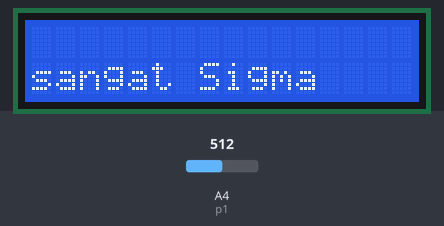
The sketch below on a simulated Arduino Uno, built with avr-gcc and run on an emulated ATmega328P. On the bench: 16×2 character LCD. The inputs (shaded band) are chosen by the test bench; at power-on: A4 (p1) = 512. What the sketch prints to the serial monitor is not drawn.

Above: at 1.2 s.
1.3 s: A4 (p1) set to 490
At 2.8 s:
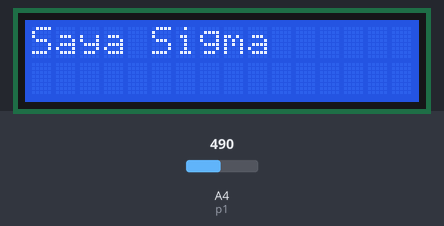
5.4 s: A4 (p1) set to 900
At 6.9 s:
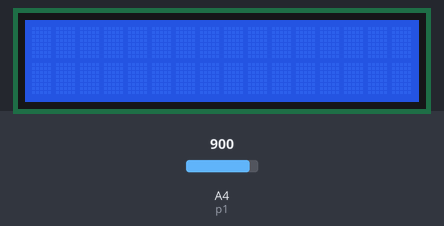
7.5 s: A4 (p1) set to 833
9.2 s: A4 (p1) set to 804
At 10.7 s:
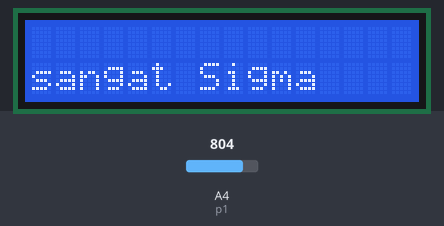
13.3 s: A4 (p1) set to 1010
Timing chart, 0 to 16.3 s (numbered marks = the images above; inputs shaded):
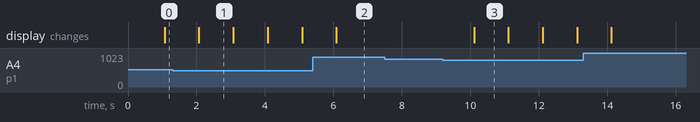

Measured:
- the behaviour switches between 815 and 814 on A4 (p1) (found by bisection; images 2 and 3)
- after the input at 1.3 s, the display: first differs from a run without the input after 0.77 s (image 1)
- after the input at 7.5 s, every drawn part: stays the same
- after the input at 9.2 s, the display: changes after 0.91 s (image 3)
- what the display in image 1 shows lasts 1.0 s, from 2.1 s to 3.1 s

The sketch:

Latihan_19.ino
```cpp
// include the library code:
#include <LiquidCrystal.h>
#define button 8
#define p1 A4
// initialize the library by associating any needed LCD interface pin
// with the arduino pin number it is connected to
const int rs = 12, en = 11, d4 = 5, d5 = 4, d6 = 3, d7 = 2;
LiquidCrystal lcd(rs, en, d4, d5, d6, d7);

int val2 = 1;

int b;
int a;

bool val = LOW;

void setup() {
  pinMode(button, INPUT);
  // set up the LCD's number of columns and rows:
  lcd.begin(16, 2);
  Serial.begin(9600);
}

void loop() {
  a = analogRead(p1);
  b = map(a, 0, 1023, 20, 1000);

  Serial.println(b);

  if (b < 500 && b > 20) {
    lcd.setCursor(0, 0);
    lcd.print("Saya Sigma");
  }

  else if (b > 500 && b < 800) {
    lcd.setCursor(0, 1);
    lcd.print("sangat Sigma");
  }

  else if (b > 800 && b < 1000) {
    lcd.clear();
  }

  delay(1000);
  lcd.clear();
}
```
